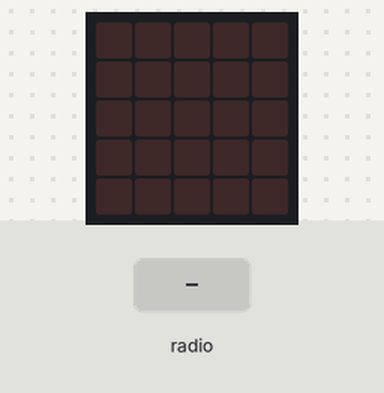
A program run on a simulated BBC micro:bit running MicroPython. On the bench: the board's 5×5 LED display. The inputs (shaded band) are chosen by the test bench. The interpreter's speed is modelled, so counts of loop turns are approximate.

Above: at 1.2 s.
1.3 s: radio message "1" arrives
At 2.1 s:
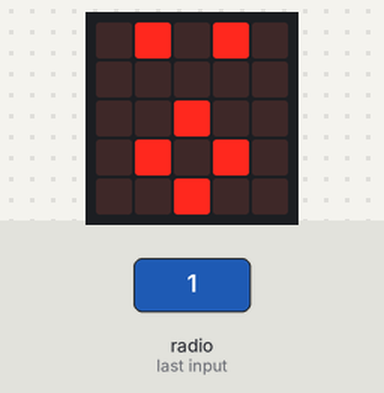
3.8 s: radio message "0" arrives
At 4.2 s:
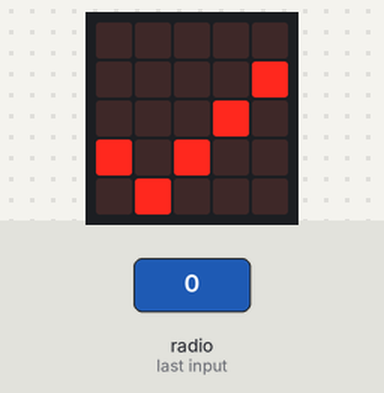
Timing chart, 0 to 6.8 s (numbered marks = the images above; inputs shaded):
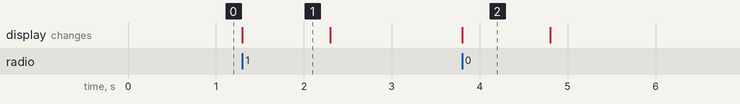

Measured:
- after the input at 1.3 s, the display: changes at once (image 1)
- after the input at 3.8 s, the display: changes at once (image 2)
- what the display in image 1 shows lasts 1.0 s, from 1.3 s to 2.3 s

The program:

Part_3_receiver.py
```python
from microbit import *
import radio

def check_hamming_code(lst, parity, data):
    occurence_of_1 = 0

    #list if the parity bit is correct
    lst1 = lst[:]

    #list if the parity bit is not correct
    lst2 = lst[:]

    #Looping through every segment of the data
    for data_index in range((2 ** parity), len(data), 2 ** (parity + 1)):

        #Looping through every bit in the segment.
        for bits_to_check in range(data_index, data_index+(2 ** parity)):
            if bits_to_check >= len(data):
                break
            if data[bits_to_check] == '1':
                occurence_of_1 += 1
            lst1[bits_to_check] = None
            if lst2[bits_to_check] is not None:
                lst2[bits_to_check] += 1

    if occurence_of_1 % 2 == 0:
        return lst1
    else:
        return lst2

def check_secded_code(lst, data):
    occurence_of_1 = 0
    for bits_to_check in range(len(data)):
        if data[bits_to_check] == '1':
            occurence_of_1 += 1

    if occurence_of_1 % 2 == 0:
        lst[0] = None

    return lst

def start(data):
    #main list
    lst = [0 for y in range(len(data))]

    index = 0
    parity = 0

    #Looping as many times as the the number of parity bits starting from P1
    while True:
        lst = check_hamming_code(lst, parity, data)

        parity += 1
        index = 2 ** parity
        if index >= len(data):
            break

    lst = check_secded_code(lst, data)

    highest = -1
    pos = None
    highest_count = 0
    for parity in range(len(lst)):
        if lst[parity] is not None and lst[parity] > highest:
            high = lst[parity]
            pos = parity
            highest_count = 0
        elif lst[parity] == highest:
            highest_count = None

    #2 bit or more bit error
    if highest_count is None:
        display.show(Image.CONFUSED)
        sleep(1000)
        display.clear()
        return
    #Error free
    elif pos is None:
        display.show(Image.YES)
        sleep(1000)
        display.clear()
        return
    #2 bit or more bit error
    elif lst[0] is None:
        display.show(Image.CONFUSED)
        sleep(1000)
        display.clear()
        return
    #1 bit correcable error
    else:
        message = list(data)
        message[pos] = str(((int(message[pos])) + 1) % 2)
        message = "".join(message)
        display.show(Image.SURPRISED)
        sleep(1000)
        display.clear()
        return

'''
*    Title: Python Main Function implementation
*    Author: Bryan Weber
*    Date: n.d
*    Code version:
*    Availability: https://realpython.com/python-main-function/
*
'''

if __name__ == "__main__":
    radio.on()
    radio.config(group=5)
    while True:
        message = radio.receive()
        #message = "01010101"
        if message:
            start(message)
            message = None
```
